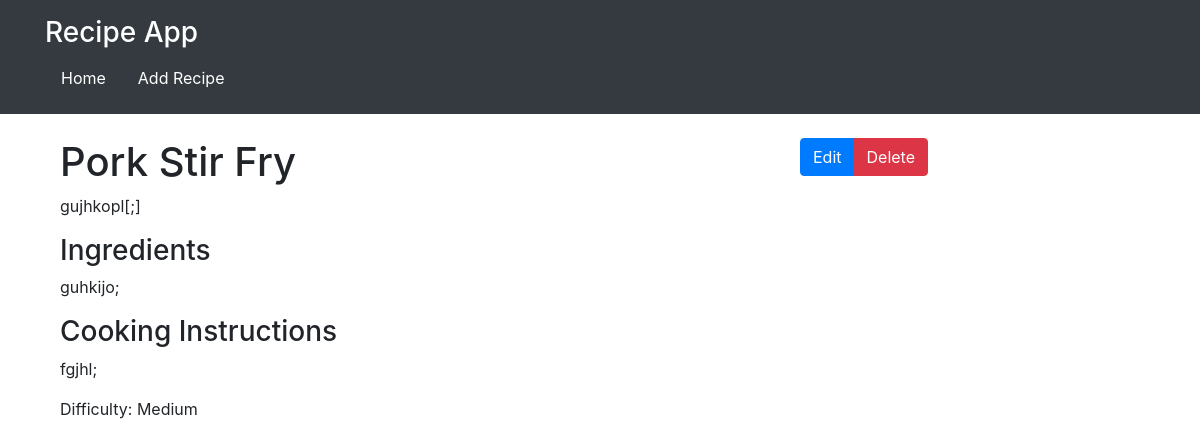
Screenshot of /recipe/8/ with the database file from the repository.
### recipes/models.py (models this page shows, shortened)
class Recipe(models.Model):
    DIFFICULTY_CHOICES = [
        ('easy', 'Easy'),
        ('medium', 'Medium'),
        ('hard', 'Hard'),
    ]
    title = models.CharField(max_length=200)
    description = models.TextField()
    ingredients = models.TextField()
    ingredients = models.TextField()
    cooking_instructions = models.TextField()
    difficulty = models.CharField(
        max_length=6,
        choices=DIFFICULTY_CHOICES,
        default=DIFFICULTY_CHOICES[1][0],
    )

### recipes/views.py (the view)
# urls.py: path('recipe/<int:pk>/', RecipeDetailView.as_view(), name='recipe_detail'),
class RecipeDetailView(DetailView):
    model = Recipe
    template_name ='recipes/recipe_detail.html'

### recipes/templates/recipes/recipe_detail.html
{% extends "base_generic.html" %}
{% block content %}
<div class="container">
    <div class="row">
        <div class="col-md-8">
            <h1>{{ recipe.title }}</h1>
            <p>{{ recipe.description }}</p>
            <h3>Ingredients</h3>
            <p>{{ recipe.ingredients }}</p>
            <h3>Cooking Instructions</h3>
            <p>{{ recipe.cooking_instructions }}</p>
            <p>Difficulty: {{ recipe.get_difficulty_display }}</p>
        </div>
        <div class="col-md-4">
            <div class="btn-group">
                <a href="{% url 'recipes:recipe_edit' recipe.id %}" class="btn btn-primary">Edit</a>
                <a href="{% url 'recipes:recipe_delete' recipe.id %}" class="btn btn-danger">Delete</a>
            </div>
        </div>
    </div>
</div>
{% endblock %}

### rows the page displays
Recipe: title "Pork Stir Fry", description "gujhkopl[;]", ingredients "guhkijo;", cooking_instructions "fgjhl;", difficulty "Medium"
